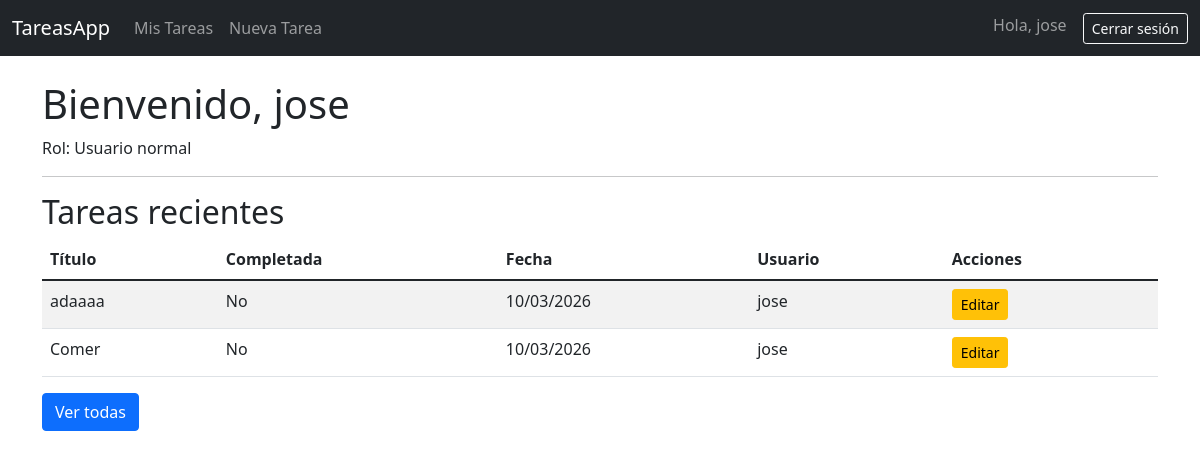
The app's page /tasks/dashboard/ (signed in) with its own data.
### tasks/models.py (models this page shows, shortened)
class Task(models.Model):
    title = models.CharField(max_length=200, validators=[MinLengthValidator(5, "El título debe tener al menos 5 caracteres.")])
    description = models.TextField(blank=True)
    completed = models.BooleanField(default=False)
    created_at = models.DateTimeField(auto_now_add=True)
    user = models.ForeignKey(User, on_delete=models.CASCADE, related_name='tasks')

### tasks/views.py (the view)
# urls.py: path('dashboard/', views.dashboard, name='dashboard'),
@login_required
def dashboard(request):
    if request.user.is_staff:
        tasks = Task.objects.all().order_by('-created_at')
    else:
        tasks = Task.objects.filter(user=request.user).order_by('-created_at')
    return render(request, 'tasks/dashboard.html', {'tasks': tasks})

### templates/tasks/dashboard.html
{% extends "base.html" %}
{% block content %}
<h1>Bienvenido, {{ user.username }}</h1>
<p>Rol: {% if user.is_staff %}Administrador{% else %}Usuario normal{% endif %}</p>
<hr>
<h2>Tareas recientes</h2>
<table class="table table-striped">
    <thead>
        <tr>
            <th>Título</th>
            <th>Completada</th>
            <th>Fecha</th>
            <th>Usuario</th>
            <th>Acciones</th>
        </tr>
    </thead>
    <tbody>
        {% for task in tasks|slice:":5" %}
        <tr>
            <td>{{ task.title }}</td>
            <td>{{ task.completed|yesno:"Sí,No" }}</td>
            <td>{{ task.created_at|date:"d/m/Y" }}</td>
            <td>{{ task.user.username }}</td>
            <td>
                <a href="{% url 'task_edit' task.id %}" class="btn btn-sm btn-warning">Editar</a>
            </td>
        </tr>
        {% empty %}
        <tr>
            <td colspan="5">No hay tareas.</td>
        </tr>
        {% endfor %}
    </tbody>
</table>
<a href="{% url 'task_list' %}" class="btn btn-primary">Ver todas</a>
{% endblock %}

### templates/base.html (shortened to what this page needs)
<!DOCTYPE html>
<html lang="es">
<head>
    <link href="https://cdn.jsdelivr.net/npm/bootstrap@5.1.3/dist/css/bootstrap.min.css" rel="stylesheet">
</head>
<body>
    <nav class="navbar navbar-expand-lg navbar-dark bg-dark">
        <div class="container-fluid">
            <a class="navbar-brand" href="{% url 'dashboard' %}">TareasApp</a>
            <div class="collapse navbar-collapse">
                <ul class="navbar-nav me-auto">
                    {% if user.is_authenticated %}
                        <li class="nav-item">
                            <a class="nav-link" href="{% url 'task_list' %}">Mis Tareas</a>
                        </li>
                        <li class="nav-item">
                            <a class="nav-link" href="{% url 'task_create' %}">Nueva Tarea</a>
                        </li>
                    {% endif %}
                </ul>
                <ul class="navbar-nav">
                    {% if user.is_authenticated %}
                        <li class="nav-item">
                            <span class="navbar-text me-3">Hola, {{ user.username }}</span>
                        </li>
                        <li class="nav-item">
                            <form method="post" action="{% url 'logout' %}">
                                <button type="submit" class="btn btn-outline-light btn-sm">Cerrar sesión</button>
                            </form>
                        </li>
                    {% endif %}
                </ul>
            </div>
        </div>
    </nav>
    <div class="container mt-4">
        {% block content %}
        {% endblock %}
    </div>
</body>
</html>

### records on screen
Task: title "adaaaa", completed "No", created_at "10/03/2026", user.username "jose"
Task: title "Comer", completed "No", created_at "10/03/2026", user.username "jose"

### other values on screen
{{ user.username }} "jose"
